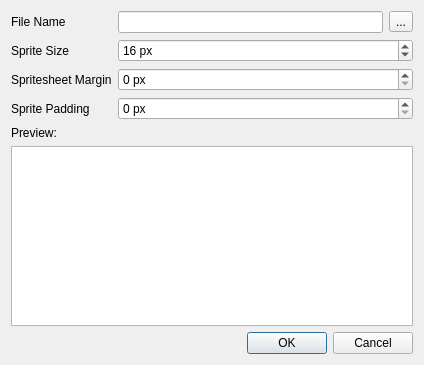
<?xml version="1.0" encoding="UTF-8"?>
<ui version="4.0">
 <class>OpenSpritesheetDialog</class>
 <widget class="QDialog" name="OpenSpritesheetDialog">
  <property name="geometry">
   <rect>
    <x>0</x>
    <y>0</y>
    <width>424</width>
    <height>365</height>
   </rect>
  </property>
  <property name="windowTitle">
   <string>Open sprite sheet</string>
  </property>
  <property name="modal">
   <bool>true</bool>
  </property>
  <layout class="QVBoxLayout" name="verticalLayout">
   <item>
    <layout class="QFormLayout" name="formLayout">
     <property name="fieldGrowthPolicy">
      <enum>QFormLayout::AllNonFixedFieldsGrow</enum>
     </property>
     <property name="labelAlignment">
      <set>Qt::AlignLeading|Qt::AlignLeft|Qt::AlignTop</set>
     </property>
     <property name="formAlignment">
      <set>Qt::AlignLeading|Qt::AlignLeft|Qt::AlignTop</set>
     </property>
     <item row="1" column="0">
      <widget class="QLabel" name="label">
       <property name="text">
        <string>File Name</string>
       </property>
      </widget>
     </item>
     <item row="1" column="1">
      <layout class="QHBoxLayout" name="horizontalLayout">
       <item>
        <widget class="QLineEdit" name="fileName"/>
       </item>
       <item>
        <widget class="QToolButton" name="selectFile">
         <property name="text">
          <string>...</string>
         </property>
        </widget>
       </item>
      </layout>
     </item>
     <item row="2" column="0">
      <widget class="QLabel" name="label_2">
       <property name="text">
        <string>Sprite Size</string>
       </property>
      </widget>
     </item>
     <item row="3" column="0">
      <widget class="QLabel" name="label_3">
       <property name="text">
        <string>Spritesheet Margin</string>
       </property>
      </widget>
     </item>
     <item row="4" column="0">
      <widget class="QLabel" name="label_4">
       <property name="text">
        <string>Sprite Padding</string>
       </property>
      </widget>
     </item>
     <item row="5" column="0">
      <widget class="QLabel" name="label_5">
       <property name="text">
        <string>Preview:</string>
       </property>
      </widget>
     </item>
     <item row="2" column="1">
      <widget class="QSpinBox" name="spriteSize">
       <property name="suffix">
        <string> px</string>
       </property>
       <property name="minimum">
        <number>1</number>
       </property>
       <property name="value">
        <number>16</number>
       </property>
      </widget>
     </item>
     <item row="3" column="1">
      <widget class="QSpinBox" name="spritesheetMargin">
       <property name="suffix">
        <string> px</string>
       </property>
      </widget>
     </item>
     <item row="4" column="1">
      <widget class="QSpinBox" name="spritePadding">
       <property name="suffix">
        <string> px</string>
       </property>
      </widget>
     </item>
    </layout>
   </item>
   <item>
    <widget class="QGraphicsView" name="preview">
     <property name="enabled">
      <bool>true</bool>
     </property>
     <property name="sizePolicy">
      <sizepolicy hsizetype="Expanding" vsizetype="Expanding">
       <horstretch>0</horstretch>
       <verstretch>0</verstretch>
      </sizepolicy>
     </property>
     <property name="minimumSize">
      <size>
       <width>0</width>
       <height>0</height>
      </size>
     </property>
     <property name="acceptDrops">
      <bool>false</bool>
     </property>
     <property name="frameShape">
      <enum>QFrame::StyledPanel</enum>
     </property>
     <property name="frameShadow">
      <enum>QFrame::Sunken</enum>
     </property>
     <property name="lineWidth">
      <number>1</number>
     </property>
     <property name="sizeAdjustPolicy">
      <enum>QAbstractScrollArea::AdjustIgnored</enum>
     </property>
     <property name="dragMode">
      <enum>QGraphicsView::ScrollHandDrag</enum>
     </property>
    </widget>
   </item>
   <item>
    <widget class="QDialogButtonBox" name="buttonBox">
     <property name="orientation">
      <enum>Qt::Horizontal</enum>
     </property>
     <property name="standardButtons">
      <set>QDialogButtonBox::Cancel|QDialogButtonBox::Ok</set>
     </property>
    </widget>
   </item>
  </layout>
 </widget>
 <resources/>
 <connections>
  <connection>
   <sender>buttonBox</sender>
   <signal>accepted()</signal>
   <receiver>OpenSpritesheetDialog</receiver>
   <slot>accept()</slot>
   <hints>
    <hint type="sourcelabel">
     <x>248</x>
     <y>254</y>
    </hint>
    <hint type="destinationlabel">
     <x>157</x>
     <y>274</y>
    </hint>
   </hints>
  </connection>
  <connection>
   <sender>buttonBox</sender>
   <signal>rejected()</signal>
   <receiver>OpenSpritesheetDialog</receiver>
   <slot>reject()</slot>
   <hints>
    <hint type="sourcelabel">
     <x>316</x>
     <y>260</y>
    </hint>
    <hint type="destinationlabel">
     <x>286</x>
     <y>274</y>
    </hint>
   </hints>
  </connection>
 </connections>
</ui>
